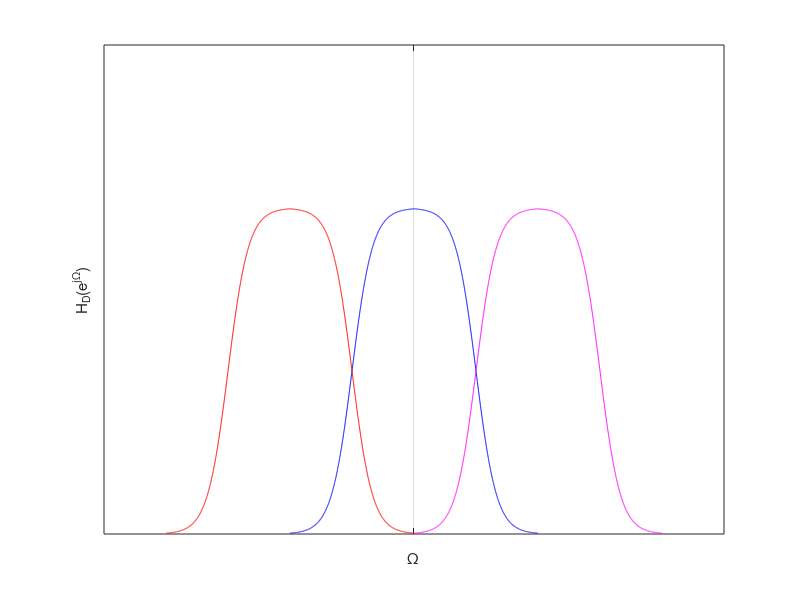

This chart was generated by the following MATLAB code:
%% ECE512 lecture 9 and 10
clear all; clc;
%% p4.32

x=-6:.01:6;
y=1./(1+exp(-x));
figure(1);clf;

% center lobe
plot(x-6,y,'b'); hold on
plot(-x+6,y,'b')

% left lobe
plot(x-18,y,'r'); hold on
plot(-x-6,y,'r')

% right lobe
plot(x+6,y,'m'); hold on
plot(-x+18,y,'m')


ylim([0 1.5])
xlabel('\Omega')
ylabel('H_D(e^{j\Omega})')
set(gca, 'XTick', [0],'XTickLabel',{})
set(gca, 'YTick', [],'YTickLabel',{})
grid on
